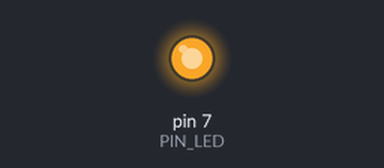
A sketch run on a simulated Arduino Uno, built with avr-gcc and run on an emulated ATmega328P. Parts: output pins drawn as LEDs (lit = HIGH).

Above: at 0.05 s.
At 0.35 s:
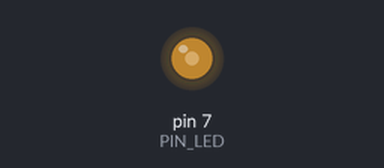
At 0.5 s:
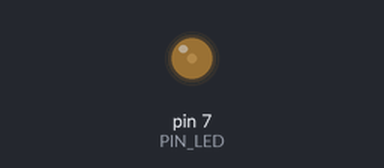
At 0.95 s:
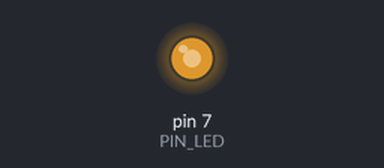
Timing chart, 0 to 3.0 s (numbered marks = the images above):
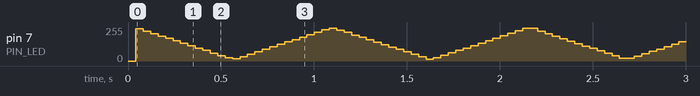

The sketch:

06C17_PWM_function.ino
```cpp
#define PIN_LED 7
#define PERIOD 1000

double repeat;

void set_period(int period){
  repeat=5000.0/period;
}

void set_duty(int duty){
  double d=duty/100.0;
  for(int i=0;i<repeat;i++){
    digitalWrite(PIN_LED,0);
    delayMicroseconds(PERIOD*d);
    digitalWrite(PIN_LED,1);
    delayMicroseconds(PERIOD*(1-d));
  }
}

void setup() {
  // put your setup code here, to run once:
  pinMode(PIN_LED,OUTPUT);
  set_period(PERIOD);
}

void loop() {
  // put your main code here, to run repeatedly:
  for(int i=0;i<100;i+=(1+(repeat<1))){
    set_duty(i);
  }
  for(int i=100;i>0;i-=(1+(repeat<1))){
    set_duty(i);
  }
}
```
